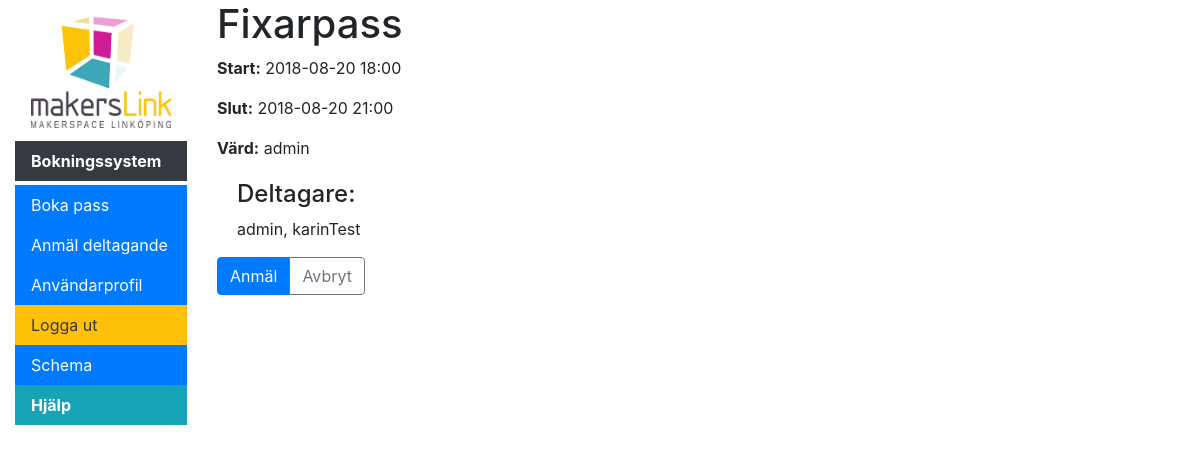
Page /scheduler/joinEvent/7a8007c3-75f7-4038-a872-d0a4cb78db35 (signed in) on the committed database.
### scheduler/models.py (models this page shows, shortened)
class EventInstance(models.Model):
    STATUS = (
        (-1, 'Ombokning krävs'),
        (0, 'Ledigt'),
        (1, 'Bokat'),
        (2, 'Inställt'),
    )
    id = models.UUIDField(primary_key=True, default=uuid.uuid4,
                          editable=False, help_text="Unique ID for this bookinginstance")
    google_calendar_booking_id = models.CharField(
        max_length=300, help_text="Unique ID from google after instance is created", null=True, blank=True)
    host = models.ForeignKey(
        'accounts.User', on_delete=models.SET_NULL, null=True)
    participants = models.ManyToManyField(
        'accounts.User', related_name="participants", related_query_name="participant", blank=True)
    event = models.ForeignKey('Event', on_delete=models.SET_NULL, null=True)
    start = models.DateTimeField(help_text="Start of event")
    end = models.DateTimeField(help_text="End of event")
    status = models.IntegerField(
        default=0, choices=STATUS, help_text="Instance status")
    period = models.ForeignKey(
        'SchedulingPeriod', on_delete=models.SET_NULL, null=True, blank=True)
    unique_title = models.CharField(max_length=100, default="", blank=True,
                                    help_text="Enter title to be inserted before the header when cancelling, leave blank to use default: {}".format(settings.CANCELLED_TITLE))
    unique_description = models.CharField(max_length=400, default="", blank=True,
                                          help_text="Enter a description for a cancelled event, leave blank to use default: {}".format(settings.CANCELLED_DESCRIPTION))
    @property
    def title(self):
        return self.event.template.title
    @property
    def header(self):
        return self.event.template.header
    class Meta:
        ordering = ["start", "end"]
        unique_together = ('event', 'start', 'end')
        constraints = [
            models.CheckConstraint(
                check=Q(start__lt=F('end')),
                name='check_instance_start_before_end'
            ),
        ]
    def display_host(self):
        return ''.join([self.host.email])
    display_host.short_description = "Host"

class Event(models.Model):
    name = models.CharField(
        max_length=50, help_text="Enter a human-friendly name for this type of Event")
    description = models.CharField(
        max_length=300, help_text="Enter a description for this type of Event", null=True, blank=True)
    template = models.ForeignKey('EventTemplate', on_delete=models.SET_NULL, null=True,
                                 help_text="Select a template for how scheduled Events will look in the calendar.")
    start = models.DateTimeField(
        help_text="Start of event repetition and start time of events", db_index=True)
    end = models.DateTimeField(
        help_text="End time of events, must be after start", db_index=True)
    repeat_end = models.DateTimeField(
        help_text="Date to end repetition, must be after start", null=True, blank=True)
    rule = models.ForeignKey('SchedulingRule', null=True, blank=True,
                             help_text="Select '----' for a one time only event.", on_delete=models.SET_NULL)
    class Meta:
        ordering = ["-start"]
        constraints = [
            models.CheckConstraint(
                check=Q(start__lt=F('end')),
                name='check_start_before_end'
            ),
            models.CheckConstraint(
                check=Q(start__lt=F('repeat_end')),
                name='check_start_before_repeat_end'
            ),
        ]
    """
    Retrieves events between two dates
    If replace=True it replaces generated events with actual objects from DB
    If replace=False it removes generated events where there is an actual object in DB but does not replace it.
    """

class EventTemplate(models.Model):
    name = models.CharField(
        max_length=50, help_text="Enter a human-friendly name for this template")
    count_key = models.CharField(
        max_length=1, help_text="Key displayed when counting participantcy", default='D')
    title = models.CharField(
        max_length=100, help_text="Enter title to be used for booking")
    header = models.CharField(
        max_length=200, help_text="Enter a, optional, header for the event to be inserted after the hosts name into the descriptionfield in the calendar event.", null=True, blank=True)
    body = models.TextField(
        max_length=1000, help_text="Enter a larger body of text to be inserted after the header in the description field in the calendar event", null=True, blank=True)
    num_participants = models.IntegerField(
        default=0, help_text="Number of participants, -1 for infinite")
    calendar = models.ForeignKey('SchedulingCalendar', on_delete=models.SET_NULL,
                                 null=True, help_text="Select the calendar to sync events to.")
    synchronize = models.BooleanField(
        default=True, help_text="If active, scheduled events will be synced to Google calendar upon creation.")
    class Meta:
        ordering = ["name"]

### accounts/models.py (models this page shows, shortened)
class User(AbstractBaseUser, PermissionsMixin):
    USERNAME_FIELD = 'email'
    REQUIRED_FIELDS = ['slackId']
    class Meta:
        verbose_name = 'user'
        verbose_name_plural = 'users'
    objects = UserManager()
    slackIdValid = RegexValidator(r'^((?!@).)*$', 'Ange ditt slacknamn utan @-tecken.',
            code='invalid_slackId')
    email = models.EmailField(unique=True, verbose_name="E-post")
    slackId = models.CharField(max_length=100, verbose_name="Slacknamn", unique=True, blank=False, null=False, validators=[slackIdValid])
    is_active = models.BooleanField(default=False)
    is_staff = models.BooleanField(default=False)
    is_registration_complete = models.BooleanField(default=False)

### scheduler/views.py (the view, shortened to what this page needs)
# urls.py: path('joinEvent/<uuid:pk>', views.EventInstanceUpdateView.as_view(), name='eventinstance-join'),
class EventInstanceUpdateView(LoginRequiredMixin, UpdateView):
    model = EventInstance
    fields = ()

### scheduler/context_processors.py (called while the page is built)
def extra_menu_processor(request):
    extra = {}
    if hasattr(settings, "MENU_TITLE"):
    	extra['menu_title'] = settings.MENU_TITLE
    if hasattr(settings, "LOGO"):
        extra['logo'] = settings.LOGO
    if hasattr(settings, "MENU_EXTRA"):
        extra['menu_extra'] = settings.MENU_EXTRA
    return extra

### scheduler/templatetags/filters.py (called while the page is built)
@register.filter(name='is_participant')
def is_participant(user, eventInstance):
    user_id = int(user.id)
    return eventInstance.participants.filter(id=user_id).exists() # check if relationship exists

### scheduler/templates/scheduler/eventinstance_form.html (shortened to what this page needs)
{% extends "base_generic.html" %}
{% load filters %}
{% block content %}
<h1>{{ form.instance.title }}</h1>
<p><strong>Start:</strong> {{ form.instance.start|date:"Y-m-d H:i" }} </p>
<p><strong>Slut:</strong> {{ form.instance.end|date:"Y-m-d H:i" }} </p>
<p><strong>Värd:</strong> {{ form.instance.host.slackId }}</p>
<div style="margin-left:20px;margin-top:20px">
    <h4>Deltagare: </h4>
      <p>
        {% for participant in form.instance.participants.all %}{% if not forloop.first %}, {% endif %}{{ participant.slackId }}{% endfor %}
      </p>
  </div>
<form action="" method="post" enctype="multipart/form-data">
    <div class="btn-group btn-group-toggle">
      {% if request.user|is_participant:form.instance %}
    	  <button type="submit" class="btn  btn-primary">Avanmäl</button>
      {% else %}
    	  <button type="submit" class="btn  btn-primary">Anmäl</button>
      {% endif %}
      <a href="{% url 'joinEvent' %}" class="btn btn btn-outline-secondary">Avbryt</a>
  </div>
</form>
{% endblock %}

### rows in the picture
EventInstance: instance "Fixarpass", instance.start "2018-08-20 18:00", instance.end "2018-08-20 21:00", instance.host.slackId "admin"
User: slackId "admin"
User: slackId "karinTest"

### other values in the picture
{{ menu_title }} "Bokningssystem"
{{ menu_item.name }} "Schema" "Hjälp"
